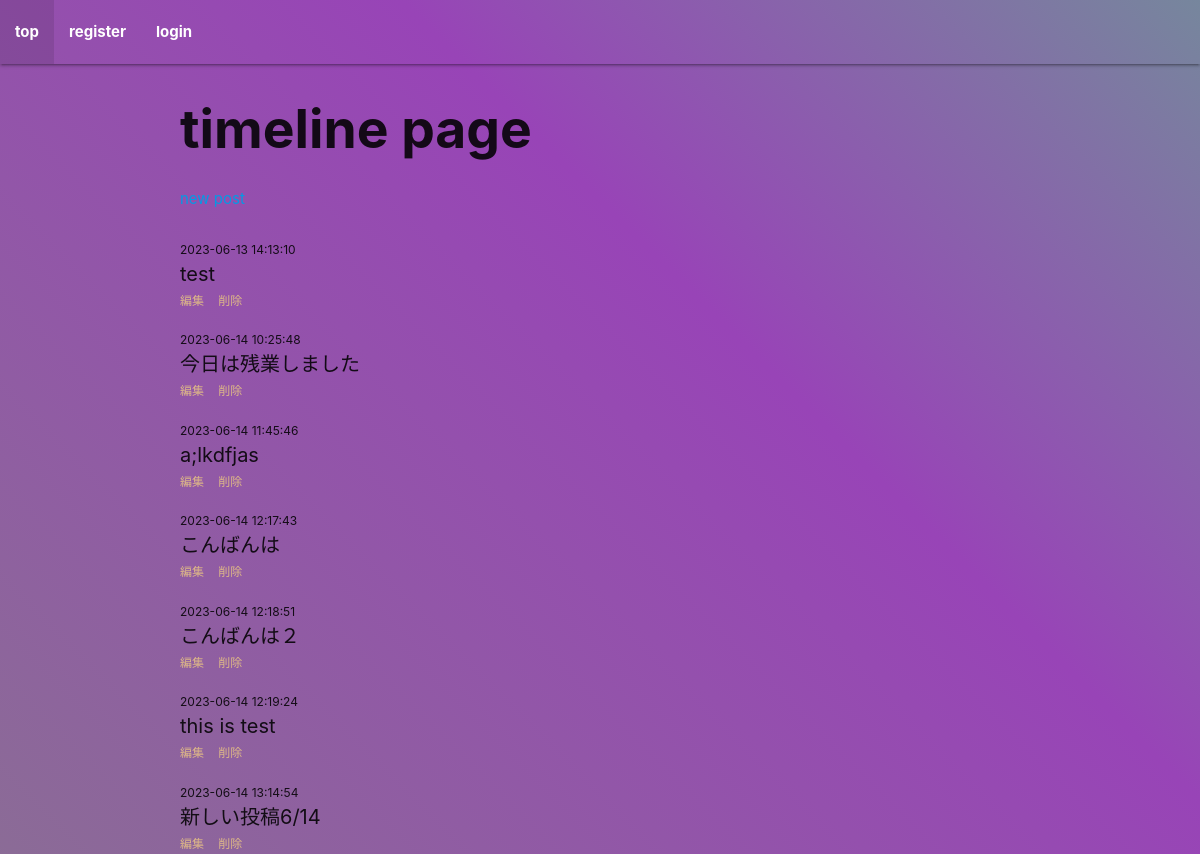
Before: /timeline with the older database file.
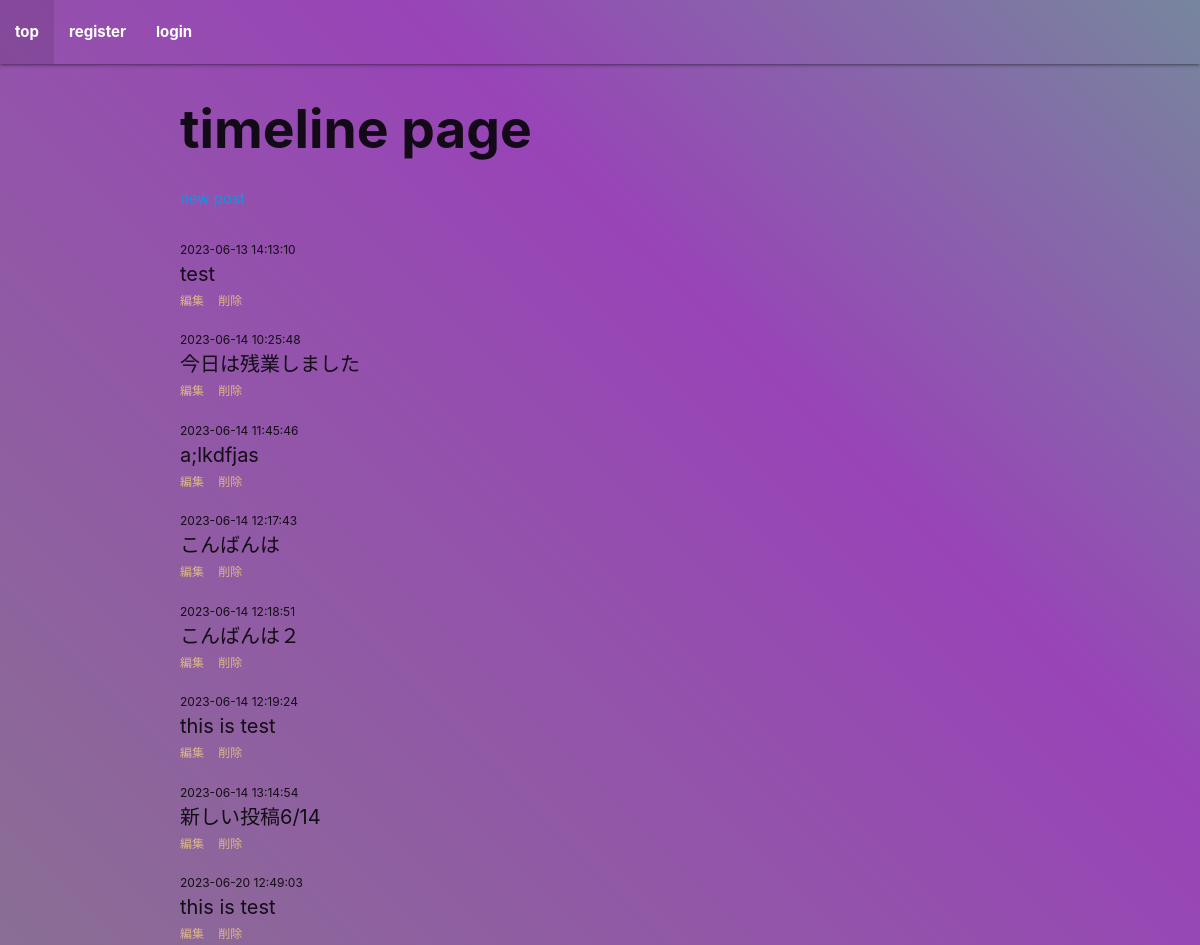
After: the same page with the newer database file.
### app.py (models this page shows)
class Post(Base):
    __tablename__ = 'posts'
    id = Column(Integer, primary_key=True)
    content = Column(String)
    created_at = Column(DateTime, default=func.now())
    user_id = Column(Integer, ForeignKey('users.id'))
    user = relationship('User')

### app.py (the view)
@app.route('/timeline')
def timeline():
    success_message = request.args.get('success_message')
    posts = db_session.query(Post).all()
    return render_template('timeline.html', success_message=success_message, posts=posts)

### app.py (called while the page is built)
@app.context_processor
def inject_is_active():
    def is_active(page):
        return 'active' if request.path == url_for(page) else ''
    return dict(is_active=is_active)

@app.context_processor
def page_list():
    before_login_list = ['top', 'register', 'login']
    after_login_list = ['top', 'profile', 'timeline', 'post', 'logout']
    if 'username' in session:
        page_list = after_login_list
    else:
        page_list = before_login_list
    return dict(page_list=page_list)

### templates/timeline.html (shortened to what this page needs)
{% extends "base.html" %}
{% block content %}
<div class="container">
    <h2 class="page_title">timeline page</h2>
    <div class="new-post">
        <a href="{{ url_for('post')}}">new post</a>
    </div>
    {% for post in posts %}
        <div class="post-date">{{ post.created_at }}</div>
        <div class="post-content">{{ post.content }}</div>
        <div class="space">
            <a href="{{ url_for('top')}}">編集</a>
            <a href="{{ url_for('top')}}">削除</a>
        </div>
    {% endfor %}
</div>
{% endblock %}

Changed rows visible on the page:
added Post: created_at "2023-06-20 12:49:03", content "this is test"
